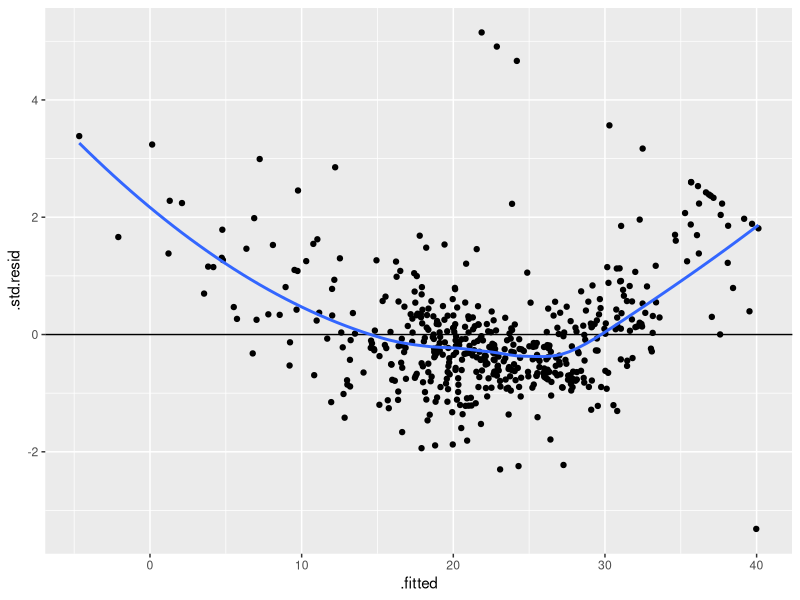
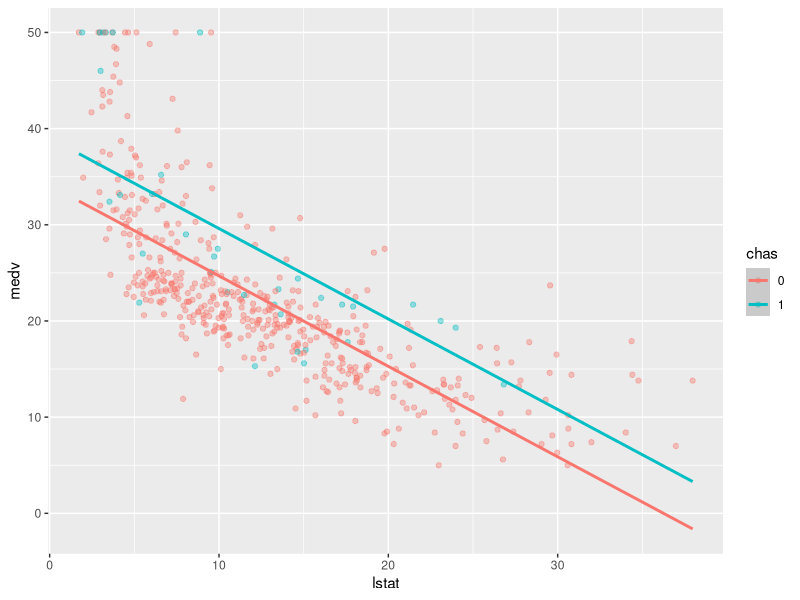
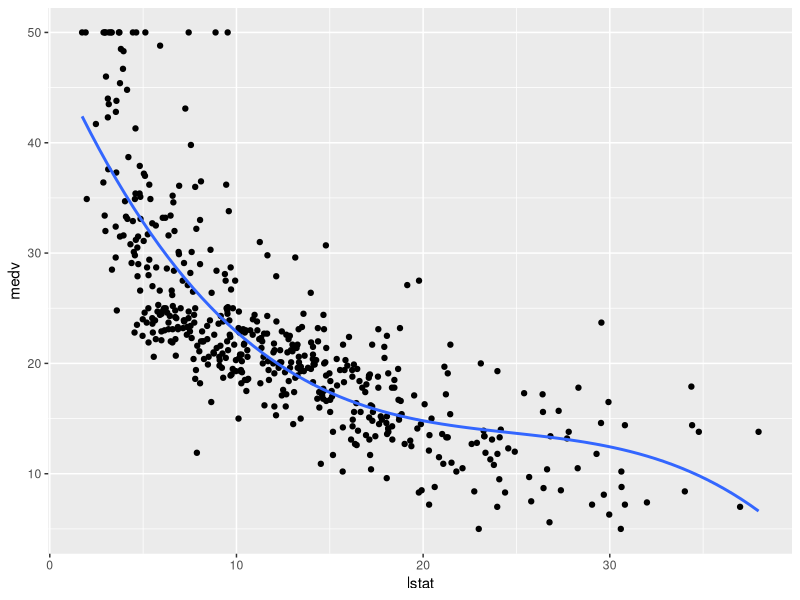
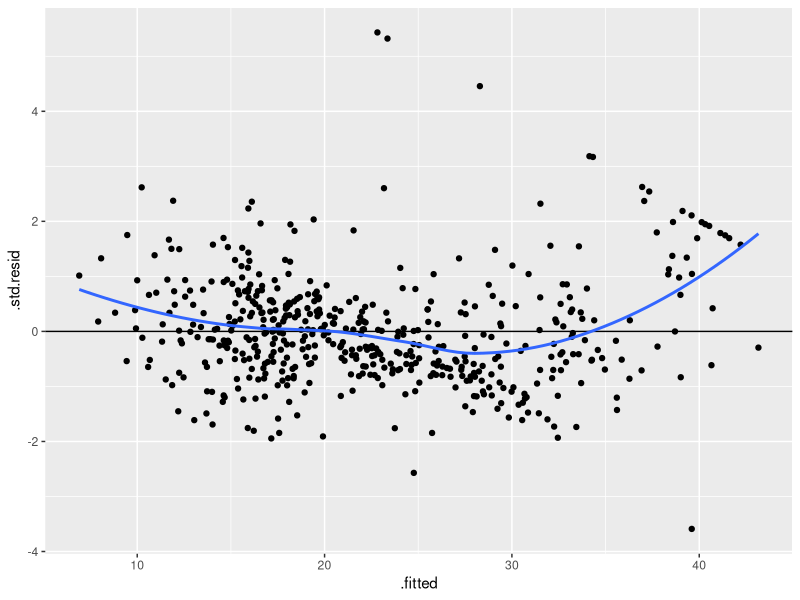

Recreate these plots in R, in order.
## ---- chunk 1
knitr::opts_chunk$set(echo = TRUE, collapse=TRUE, result="hold")
print.est <- function(x.fit,x.string) {
  x.fit %>% tidy %>% filter(term == x.string) %>% select(estimate)
}
## ---- chunk 2
library(ggplot2)
library(broom)
library(dplyr)
## ---- chunk 3
data(Boston, package="MASS")
lm.fit <- lm(medv ~ rm + lstat, data = Boston)
summary(lm.fit)
## ---- chunk 4
names(lm.fit %>% augment)
lm.fit %>% augment %>% ggplot(aes(x=.fitted, y=.std.resid)) + geom_point() + 
  geom_hline(yintercept=0) + geom_smooth(se=FALSE)
## ---- chunk 5
Boston2 <- Boston %>% mutate(chas = factor(chas)) # important step

# Note the difference in object type between chas in the Boston and Boston2
str(Boston$chas)
str(Boston2$chas)

# Must fit with the factor object type, not numeric
lm.fit2 <- lm(medv ~ lstat + chas, data = Boston2)
summary(lm.fit2)
## ---- chunk 6
Boston2.p <- bind_cols(Boston2, lm.fit2 %>% augment %>% select(.fitted))
ggplot(Boston2.p, aes(x=lstat, y=medv, color=chas)) + geom_point(alpha=.4) + 
  geom_smooth(aes(y=.fitted), method="lm", fullrange=TRUE)
## ---- chunk 7
lm.fit.int <- lm(medv ~ lstat + age + lstat:age, data = Boston)
lm.fit.int2 <- lm(medv ~ lstat * age, data = Boston) # Shorthand
summary(lm.fit.int) #lm.fit.interaction2 gives the same result
## ---- chunk 8
lm.fit.poly2 <- lm(medv ~ lstat + I(lstat^2) + I(lstat^3), data = Boston) # deg 3 poly. fit
summary(lm.fit.poly2)
## ---- chunk 9
ggplot(Boston, aes(x = lstat, y = medv)) + geom_point() + 
  geom_smooth(method = "lm", se = FALSE, formula = y ~ poly(x, 3))
## ---- chunk 10
lm.fit.new <- lm(medv ~ rm + poly(lstat,3), data = Boston)
lm.fit.new %>% augment %>% ggplot(aes(x=.fitted, y=.std.resid)) + geom_point() + 
  geom_hline(yintercept=0) + geom_smooth(se=FALSE)
